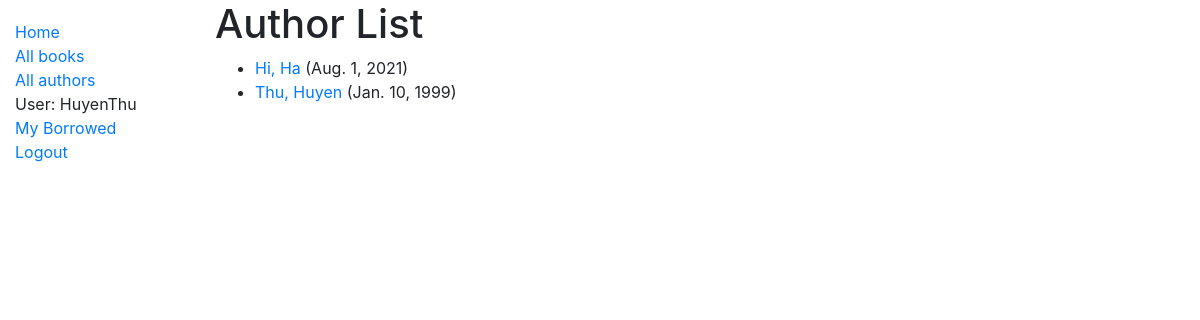
The app's page /en-us/catalog/authors/ (signed in) with its own data.
### catalog/models.py (models this page shows)
class Author(models.Model):
    first_name = models.CharField(max_length=100)
    last_name = models.CharField(max_length=100)
    date_of_birth = models.DateField(null=True, blank=True)
    date_of_death = models.DateField('Died', null=True, blank=True)
    class Meta:
        ordering = ['last_name', 'first_name']
    def get_absolute_url(self):
        return reverse('author-detail', args=[str(self.id)])
    def __str__(self):
        return f'{self.last_name}, {self.first_name}'

### catalog/views.py (the view)
# urls.py: path('authors/', views.AuthorListView.as_view(), name="authors"),
class AuthorListView(generic.ListView):
    model = Author
    paginate_by = 2

### catalog/templates/catalog/author_list.html
{% extends "base_generic.html" %} {% load i18n %} {% block content %}
    <h1>{% translate "Author List" %}</h1>
{% if author_list %}
    <ul>
        {% for author in author_list %}
            <li>
                <a href="{{ author.get_absolute_url }}">{{ author }}</a>
                ({{author.date_of_birth}})
            </li>
        {% endfor %}
    </ul>
{% else %}
    <p>{% translate "There are no authors" %}</p>
{% endif %} {% endblock %}

### catalog/templates/base_generic.html (shortened to what this page needs)
{% load i18n %}
<!DOCTYPE html>
<html lang="en">
<head>
        <link rel="stylesheet" href="https://cdn.jsdelivr.net/npm/bootstrap@4.5.3/dist/css/bootstrap.min.css">
    {% load static %}
    <link rel="stylesheet" href="{% static 'css/styles.css' %}">
</head>
<body>
    <div class="container-fluid">
        <div class="row">
            <div class="col-sm-2">
                {% block sidebar %}
                    <ul class="sidebar-nav">
                        <li><a href="{% url 'index' %}">{% translate "Home" %}</a></li>
                        <li><a href="{% url 'books' %}">{% translate "All books" %}</a></li>
                        <li><a href="{% url 'authors' %}">{% translate "All authors" %}</a></li>
                        {% if user.is_authenticated %}
                            <li>{% translate 'User:' %} {{ user.get_username }}</li>
                            <li><a href="{% url 'my-borrowed' %}">{% translate "My Borrowed" %}</a></li>
                            <li><a href="{% url 'logout'%}?next={{request.path}}">{% translate 'Logout' %}</a></li>
                        {% else %}
                            <li><a href="{% url 'login'%}?next={{request.path}}">{% translate 'Login' %}</a></li>
                        {% endif %}
                    </ul>
                {% endblock %}
            </div>
            <div class="col-sm-10 ">
                {% block content %}{% endblock %}
            </div>
        </div>
    </div>
</body>
</html>

### catalog/static/styles.css (style rules this page uses)
.sidebar-nav { margin-top: 20px; padding: 0; list-style: none; }

### records on screen
Author: last_name+first_name "Hi, Ha", date_of_birth "Aug. 1, 2021"
Author: last_name+first_name "Thu, Huyen", date_of_birth "Jan. 10, 1999"

### other values on screen
{{ user.get_username }} "HuyenThu"
